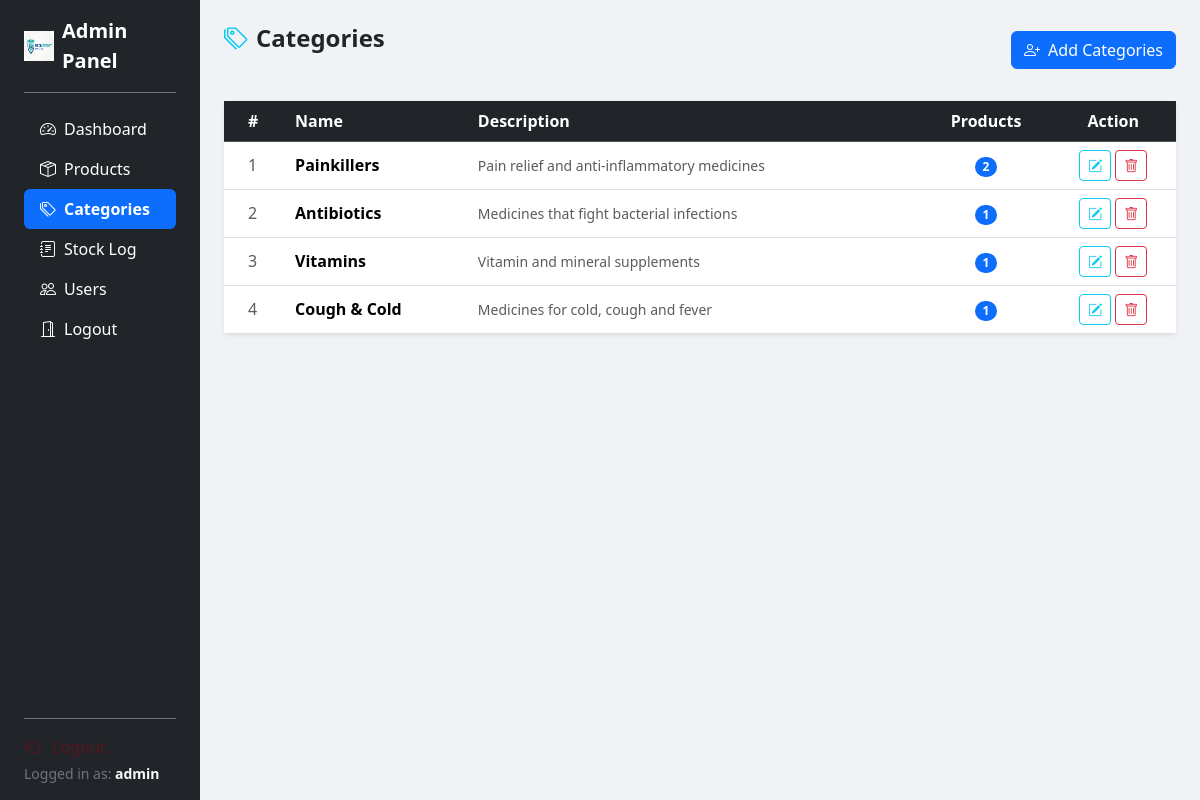
The app's page /categories.php (signed in) with its own data.
### tables this page shows
CREATE TABLE IF NOT EXISTS categories (
    id INT UNSIGNED AUTO_INCREMENT PRIMARY KEY,
    name VARCHAR(100) NOT NULL UNIQUE,
    description TEXT,
    created_at TIMESTAMP DEFAULT CURRENT_TIMESTAMP
);

### categories.php (the view, shortened to what this page needs)
<?php
require_once 'db.php';
$categories = mysqli_query($conn, "
    SELECT c.*, COUNT(p.id) AS product_count
    FROM categories c
    LEFT JOIN products p ON p.category_id = c.id
    GROUP BY c.id
    ORDER BY c.created_at DESC
");
?>
<!DOCTYPE html>
<html lang="en">
<head>
    <link href="https://cdn.jsdelivr.net/npm/bootstrap@5.3.3/dist/css/bootstrap.min.css" rel="stylesheet">
    <link href="https://cdn.jsdelivr.net/npm/bootstrap-icons@1.11.3/font/bootstrap-icons.css" rel="stylesheet">
</head>
<body>
<div class="container-fluid">
    <div class="row flex-nowrap">
        <?php require_once 'includes/sidebar.php'; ?>
        <div class="col py-4 px-4">
        <div class="d-flex align-items-center justify-content-between mb-4">
            <h4 class="fw-bold mb-4">
                <i class="bi bi-tags me-2 text-info"></i>Categories
            </h4>
                <a href="add_categories.php" class="btn btn-primary">
                    <i class="bi bi-person-plus me-1"></i> Add Categories
                </a>
        </div>
                    <div class="card shadow-sm border-0 rounded-3">
                        <div class="card-body p-0">
                            <table class="table table-hover align-middle mb-0">
                                <thead class="table-dark">
                                    <tr>
                                        <th class="ps-4">#</th>
                                        <th>Name</th>
                                        <th>Description</th>
                                        <th class="text-center">Products</th>
                                        <th class="text-center">Action</th>
                                    </tr>
                                </thead>
                                <tbody>
                                <?php
                                $sno = 1;
                                while ($row = mysqli_fetch_assoc($categories)):
                                ?>
                                    <tr>
                                        <td class="ps-4 text-muted"><?= $sno++ ?></td>
                                        <td class="fw-semibold"><?= htmlspecialchars($row['name']) ?></td>
                                        <td class="text-muted small"><?= htmlspecialchars($row['description'] ?? '—') ?></td>
                                        <td class="text-center">
                                            <span class="badge bg-primary rounded-pill"><?= $row['product_count'] ?></span>
                                        </td>
                                        <td class="text-center">
                                            <a href="add_categories.php?action=edit&id=<?= $row['id'] ?>"
                                               class="btn btn-sm btn-outline-info">
                                                <i class="bi bi-pencil-square"></i>
                                            </a>
                                            <a href="categories.php?action=delete&id=<?= $row['id'] ?>"
                                               class="btn btn-sm btn-outline-danger"
                                               onclick="return confirm('Delete this category?')">
                                                <i class="bi bi-trash"></i>
                                            </a>
                                        </td>
                                    </tr>
                                <?php endwhile; ?>
                                </tbody>
                            </table>
                        </div>
                    </div>
            </div>
         </div>
    </div>
</body>
</html>

### categories.php (style rules this page uses)
body { background-color: #f0f2f5; }

### records on screen
categories: name "Painkillers", description "Pain relief and anti-inflammatory medicines", product_count "2"
categories: name "Antibiotics", description "Medicines that fight bacterial infections", product_count "1"
categories: name "Vitamins", description "Vitamin and mineral supplements", product_count "1"
categories: name "Cough & Cold", description "Medicines for cold, cough and fever", product_count "1"

### other values on screen
$label "Dashboard Products Categories Stock Log Users Logout"
$_SESSION['username'] "admin"
